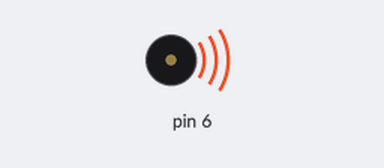
This sketch was run on a simulated Arduino Uno, built with avr-gcc and run on an emulated ATmega328P. Shown: buzzer (waves = sounding). At 0.0 s the program stops and its outputs stay as they are.

Above: at 0.1 s.
Timing chart, 0 to 1.5 s (numbered marks = the images above):
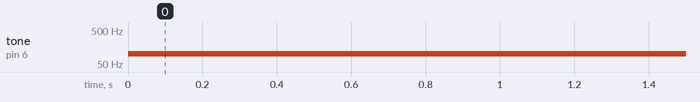

Measured:
- by itself, tone on pin 6: silent → 100 Hz at 0.00 s

The sketch:

code_check2.ino
```cpp
#include <avr/io.h>
#define F_CPU 16000000UL

int main(void)
{
  // Set PD6 (pin 6 on Arduino UNO) as output for Oscilloscope
  DDRD |=  (1 << DDD6);

  TIMSK0 |= (1 << OCIE0A); //OCRnA Enable
  TCCR0A = (1 << COM0A0 | 1 << WGM01); //การทำงานแบบ CTC
  TCCR0B = (1 << CS02 | 1 << CS00); //Prescaler = 1024, 16 MHz
  OCR0A = 77;

  while(1)
  {}
}
```
